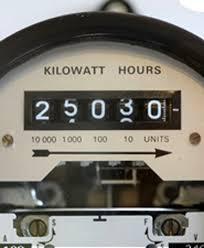
#> input picture meter.jpg, 204 x 248 px
$ python check.py
#> lines starting #> are read from the running program, lines starting #| are printed output that depends on the picture
import cv2 as cv
import numpy as np
import matplotlib.pyplot as plt
# opencv loads the image in BGR, convert it to RGB
img=cv.imread("meter.jpg")
#> img is the input picture: shape (248, 204, 3); mean B, G, R 114.5, 122.5, 125.4
plt.imshow(img[90:130,25:175])
img=img[90:130,25:175]
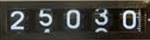
#> img: shape (40, 150, 3); mean B, G, R 61.1, 65.9, 66.5

cv.imwrite('meter_image.png', img)
plt.show()

$ run again, with download (1).jpg copied over meter.jpg
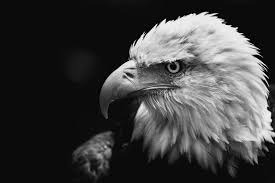
#> input picture download (1).jpg, 275 x 183 px
#> img is the input picture: shape (183, 275, 3); min 0, max 255, mean 62.5
#> `img=img[90:130,25:175]`:
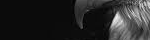
#> img: shape (40, 150, 3); min 0, max 242, mean 39

$ run again, with download.jpg copied over meter.jpg
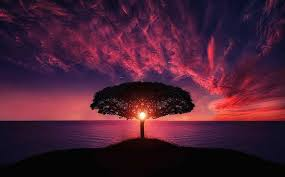
#> input picture download.jpg, 285 x 177 px
#> img is the input picture: shape (177, 285, 3); mean B, G, R 51.5, 30.6, 73.7
#> `img=img[90:130,25:175]`:
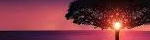
#> img: shape (40, 150, 3); mean B, G, R 65.7, 55, 128.5
